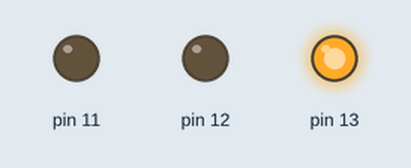
Simulated run of this sketch. Board: Arduino Uno, built with avr-gcc and run on an emulated ATmega328P. Parts: output pins drawn as LEDs (lit = HIGH).

Above: at 0.5 s.
At 1.5 s:
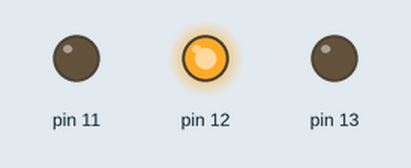
At 5.5 s:
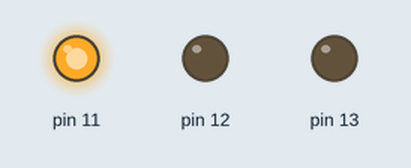
Timing chart, 0 to 6.9 s (numbered marks = the images above):
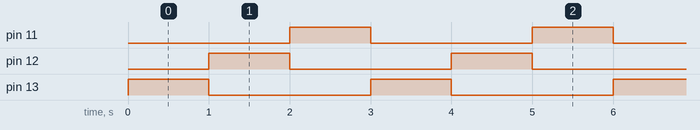

Measured:
- by itself, pin 11–13: alternates HIGH for 1.0 s and LOW for 2.0 s
- by itself, everything shown: repeats every 3.0 s, in 4 steps

The sketch:

3_led_new_one.ino
```cpp
void setup() {
   pinMode(13 ,OUTPUT);
   pinMode(12 ,OUTPUT);
   pinMode(11 ,OUTPUT);
  // put your setup code here, to run once:

}

void loop() {
  // put your main code here, to run repeatedly:
   digitalWrite(13, HIGH);
  delay(1000);
  digitalWrite(13, LOW);
  {digitalWrite(12, HIGH);
  delay(1000);
  digitalWrite(12, LOW);}
   {digitalWrite(11, HIGH);
  delay(1000);
  digitalWrite(11, LOW);}
}
```
